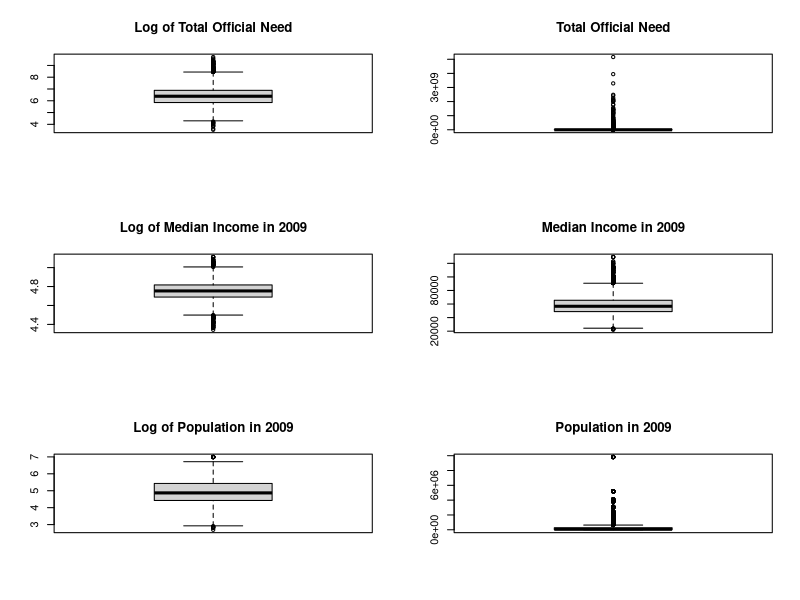

Recreate this plot in R.
## import libraries 
library(MASS)       #regression
library(ggplot2)    #plot
library(broom)      #for R markdown displays
library(gmodels)    #plotting

#import data set
data <- read.csv("cwns2012.csv", sep = ",")

#transform data to get skewed data.
data$LOG_TOTAL_OFFICIAL_NEED <- log10(data$TOTAL_OFFICIAL_NEED)    #using base10 tranformation
data$RES_BURDEN <- data$TOTAL_OFFICIAL_NEED / max(data$PRES_N_RES_REC_COLLCTN / data$PRES_N_RES_REC_TRTM)
data$LOG_RES_BURDEN <- log10(data$RES_BURDEN)
data$LOG_MEDINC09 <- log10(data$MEDINC09)
data$LOG_MEDINC69 <- log10(data$MEDINC69)
data$LOG_MEDINC79 <- log10(data$MEDINC79)
data$LOG_MEDINC89 <- log10(data$MEDINC89)
data$LOG_MEDINC99 <- log10(data$MEDINC99)
data$LOG_POP10 <- log10(data$POP10)
data$LOG_POP00 <- log10(data$POP00)
data$LOG_POP90 <- log10(data$POP90)
data$LOG_POP80 <- log10(data$POP80)

########################################
#    Boxplots to check if the data has #
#    been corrected                    #
########################################

par(mfrow = c(3,2))
boxplot(data$LOG_TOTAL_OFFICIAL_NEED, main ="Log of Total Official Need")
boxplot(data$TOTAL_OFFICIAL_NEED, main = "Total Official Need")
boxplot(data$LOG_MEDINC09, main = "Log of Median Income in 2009")
boxplot(data$MEDINC09, main = "Median Income in 2009")
boxplot(data$LOG_POP10, main = "Log of Population in 2009")
boxplot(data$POP10, main = "Population in 2009")


####It seems that the transformation squeezes more data and cuts down the number of outliers#######
###We might be justified in using the 



###################################################################
#             BIVARIATE REGRESSIONS AND SCATTERPLOTS              #
###################################################################




###################################################################
#            MULTIVARIATE REGRESSIONS AND VARIABLE SELECTION      #
###################################################################
